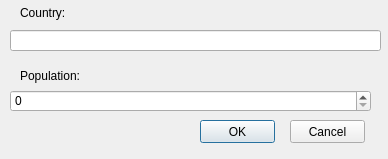
<?xml version="1.0" encoding="UTF-8"?>
<ui version="4.0">
 <class>AddField</class>
 <widget class="QDialog" name="AddField">
  <property name="geometry">
   <rect>
    <x>0</x>
    <y>0</y>
    <width>388</width>
    <height>159</height>
   </rect>
  </property>
  <property name="windowTitle">
   <string>Add Field</string>
  </property>
  <widget class="QLineEdit" name="lineEdit">
   <property name="geometry">
    <rect>
     <x>10</x>
     <y>30</y>
     <width>371</width>
     <height>21</height>
    </rect>
   </property>
  </widget>
  <widget class="QLabel" name="label">
   <property name="geometry">
    <rect>
     <x>20</x>
     <y>3</y>
     <width>51</width>
     <height>20</height>
    </rect>
   </property>
   <property name="text">
    <string>Country:</string>
   </property>
  </widget>
  <widget class="QLabel" name="label_2">
   <property name="geometry">
    <rect>
     <x>20</x>
     <y>60</y>
     <width>61</width>
     <height>31</height>
    </rect>
   </property>
   <property name="text">
    <string>Population:</string>
   </property>
  </widget>
  <widget class="QSpinBox" name="spinBox">
   <property name="geometry">
    <rect>
     <x>10</x>
     <y>90</y>
     <width>361</width>
     <height>22</height>
    </rect>
   </property>
  </widget>
  <widget class="QPushButton" name="pushButton">
   <property name="geometry">
    <rect>
     <x>200</x>
     <y>120</y>
     <width>75</width>
     <height>23</height>
    </rect>
   </property>
   <property name="text">
    <string>OK</string>
   </property>
  </widget>
  <widget class="QPushButton" name="pushButton_2">
   <property name="geometry">
    <rect>
     <x>290</x>
     <y>120</y>
     <width>75</width>
     <height>23</height>
    </rect>
   </property>
   <property name="text">
    <string>Cancel</string>
   </property>
  </widget>
  <widget class="QLabel" name="label_3">
   <property name="geometry">
    <rect>
     <x>20</x>
     <y>120</y>
     <width>131</width>
     <height>21</height>
    </rect>
   </property>
   <property name="text">
    <string/>
   </property>
  </widget>
 </widget>
 <resources/>
 <connections/>
</ui>
